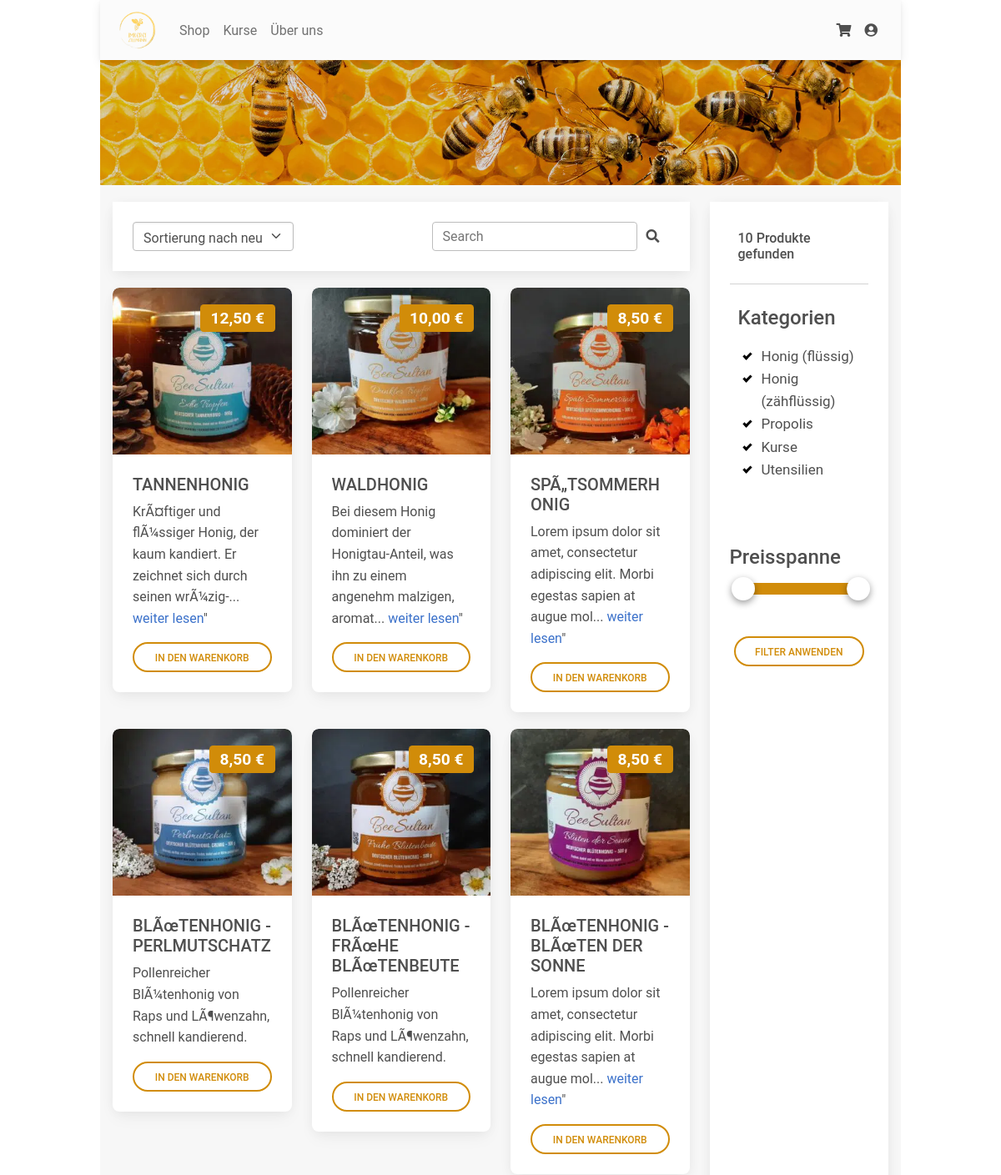
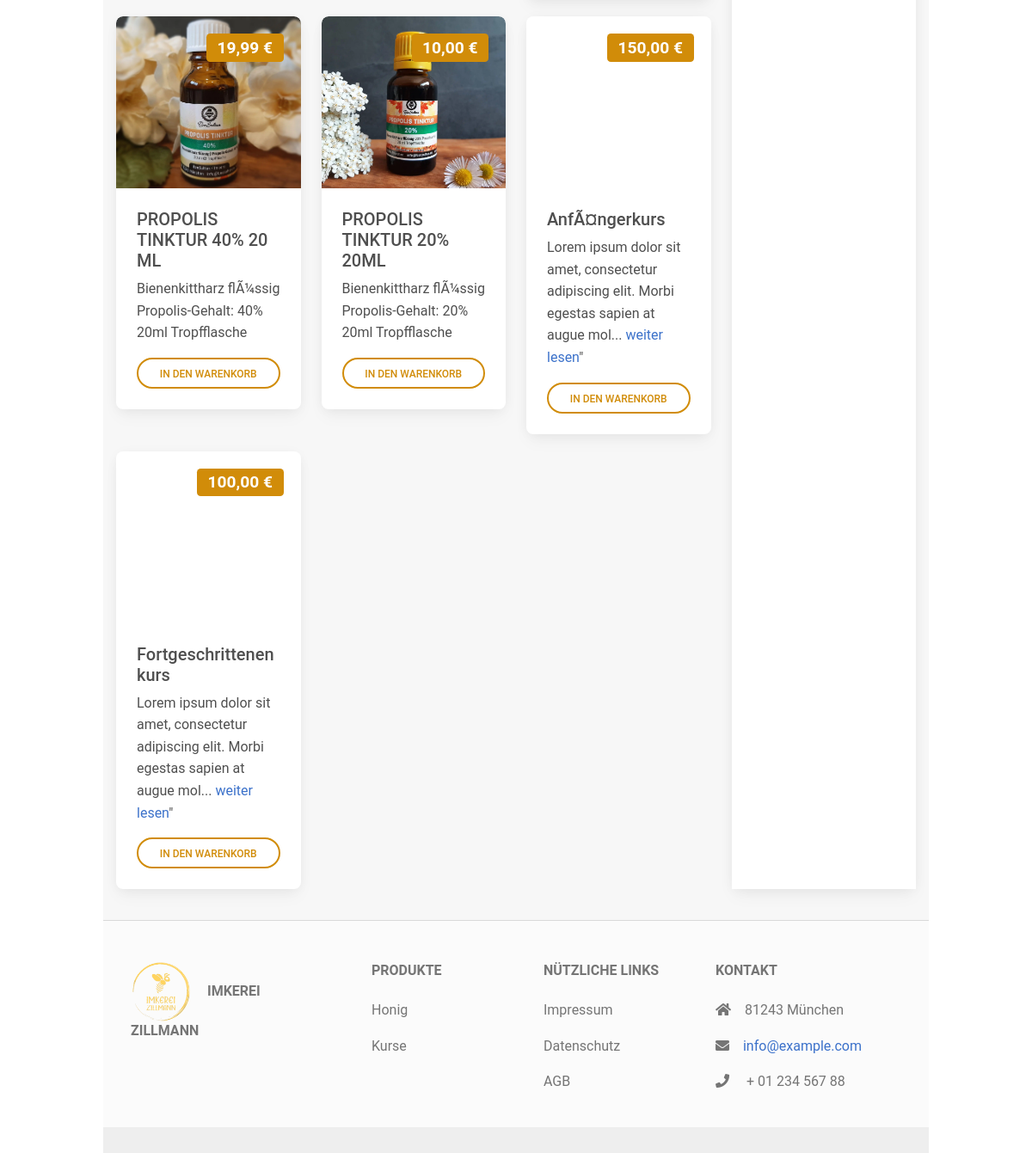
Page /shop on the committed database (2 pictures, top to bottom).
### tables this page shows
CREATE TABLE product (
          product_id INTEGER PRIMARY KEY,
          name VARCHAR(255),
          description VARCHAR(255),
          product_category_id INTEGER,
          quantity_g INTEGER,
          price REAL,
          amount_in_stock INTEGER,
          creation_timestamp TIMESTAMP NOT NULL DEFAULT CURRENT_TIMESTAMP,
          FOREIGN KEY(product_category_id) REFERENCES product_category(product_category_id)
        );

CREATE TABLE product_category (
          product_category_id INTEGER PRIMARY KEY,
          description VARCHAR(255)
        );

### app.py (the view)
@app.route('/shop')
def shop():
    order = request.args.get('orderBy', default="newest", type=str)  # newest, oldest, price_asc, price_desc
    search = request.args.get('search', default="", type=str)
    selected_categories = request.args.get('categories', default="", type=str)
    price = request.args.get('price', default="", type=str)
    highest_price = get_highest_product_price()
    min_value = 0
    max_value = highest_price
    if price != "":
        prices = price.split("+")
        min_value = int(prices[0])
        max_value = int(prices[1])
    silder_price_data = {
        "highest_price": highest_price,
        "min_value": min_value,
        "max_value": max_value,
        "min_value_percent": round(min_value / highest_price * 100),
        "max_value_percent": round(max_value / highest_price * 100)
    }
    products = get_products_filtered(order, min_value, max_value, selected_categories, search)
    categories = get_all_product_categories()
    return render_template("pages/shop.html", products=products, categories=categories, orderBy=order,
                           search=search, selected_categories=selected_categories, silder_price_data=silder_price_data)

### app.py (called while the page is built)
@app.template_filter()
def currency_format(value):
    value = float(value)
    value = round(value, 2)
    return "{:,.2f} €".format(value).replace(".", ",")

### database/_product.py (called while the page is built)
def get_highest_product_price():
    cur.execute("""
        SELECT MAX(price)
        From product;
    """)
    import math
    try:
        return math.ceil([row for row in cur][0][0])
    except:
        return 100

### database/_product_category.py (called while the page is built)
def get_all_product_categories() -> list:
    cur.execute("SELECT * FROM product_category")
    product_category_list = []
    for row in cur:
        product_category_list.append(dict(zip([c[0] for c in cur.description], row)))
    return product_category_list

### templates/pages/shop.html (shortened to what this page needs)
{% extends "layout.html" %}
{% block body %}
<div style="margin: 0px">
    <div class="page-container">
        <div class="row">
            <div class="col-md">
                <div class="card" style="margin-bottom: 20px; margin-top: 20px; border-radius: 0">
                    <div class="card-body">
                        <div class="d-flex justify-content-between">
                            <select class="form-select" id="selectOrderBy" onchange="onOrderChange()" style="width: 30%; height: 35px">
                                <option value="newest" selected>Sortierung nach neuste</option>
                            </select>
                            <form class="d-flex input-group w-auto">
                                <input
                                    id="textbox_search"
                                    type="search"
                                    class="form-control rounded"
                                    placeholder="Search"
                                    aria-label="Search"
                                    aria-describedby="search-addon"
                                    />
                                <span class="input-group-text border-0" id="search-addon">
                                <i class="fas fa-search"
                                   onclick="onSearch()">
                                </i>
                                </span>
                            </form>
                        </div>
                    </div>
                </div>
                <div class="row">
                    {% for p in products %}
                    <div class="col-xl-4 col-md-6">
                        <div class="card" style="margin-bottom: 20px; min-height: 430px">
                            <div class="bg-image hover-overlay ripple" data-mdb-ripple-color="light">
                                <div class='p-5 text-center bg-image' style="background-image: url('./static/img/{{ p["product_id"] }}.webp'); height: 200px"/>
                                <div style='position:absolute; top: 0; right: 0; margin: 20px'>
                                    <span id="price_badge_{{ p['product_id'] }}" class='badge' style='background-color: #d18c09; float: right; font-size:larger'>{{ p["price"] | currency_format }}</span>
                                </div>
                            </div>
                        </div>
                        <div class="card-body">
                            <h5 class="card-title">{{ p["name"] }}</h5>
                            <p class="card-text">
                                {% if p["description"]|length > 90 %}
                                {{ p["description"][:90] }}... <a href="/product?id={{ p['product_id'] }}">weiter lesen</a>"
                                {% else %}
                                {{ p["description"] }}
                                {% endif %}
                            </p>
                            <a class='btn btn-outline-primary btn-rounded custom-outlined-button'
                               onclick="addProductToCart({{ p['product_id'] }}, '{{ p['name'] }}', 1)">
                                In den Warenkorb
                            </a>
                        </div>
                    </div>
                </div>
                {% endfor %}
        <div class="col-lg-3">
            <div style="height: 100%; padding-bottom: 20px; padding-top: 20px">
                <div class="card" style="height: 100%; border-radius: 0">
                    <div class="card-body">
                        <h6 style="padding: 10px">{{ products|length }} Produkte gefunden</h6>
                        <hr/>
                        <h4 style="padding: 10px">Kategorien</h4>
                        <div style="padding-left: 10px; padding-right: 10px">
                            {% for cat in categories %}
                                <label class="checkbox-container">
                                    {{ cat["description"] }}
                                    <span class="checkmark"></span>
                                </label>
                            {% endfor %}
                        </div>
                        <br/>
                        <br/>
                        {% include 'elements/multislider.html' %}
                        <div style="padding-left: 5px; padding-right: 5px">
                            <a class='btn btn-outline-primary btn-rounded custom-outlined-button'
                               onclick="applyFilters()"
                               style='margin-top: 50px'>
                                Filter anwenden
                            </a>
                        </div>
                    </div>
                </div>
            </div>
        </div>
{% endblock %}

### static/mdb5-free-standard/css/checkbox.css (style rules this page uses)
.checkbox-container { display: block; position: relative; padding-left: 28px; cursor: pointer; font-size: 17px; -webkit-user-select: none; -moz-user-select: none; -ms-user-select: none; user-select: none; }
.checkmark { position: absolute; top: 2px; left: 0; height: 20px; width: 20px; }
.checkmark:after { content: ""; position: absolute; display: none; }
.checkbox-container input:checked ~ .checkmark:after { display: block; }
.checkbox-container .checkmark:after { left: 8px; top: 5px; width: 6px; height: 10px; border: solid black; border-width: 0 3px 3px 0; -webkit-transform: rotate(45deg); -ms-transform: rotate(45deg); transform: rotate(45deg); }

### static/mdb5-free-standard/css/styles.css (style rules this page uses)
.page-container { padding: 0 15px 0 15px }
.custom-outlined-button { display: block; border-color: #d18c09; color: #d18c09 }

### rows in the picture
product: shows a picture, price "12,50 €", name "TANNENHONIG", description "KrÃ¤ftiger und flÃ¼ssiger Honig, der kaum kandiert. Er zeichnet sich durch seinen wrÃ¼zig-"
product: shows a picture, price "10,00 €", name "WALDHONIG", description "Bei diesem Honig dominiert der Honigtau-Anteil, was ihn zu einem angenehm malzigen, aromat"
product: shows a picture, price "8,50 €", name "SPÃ„TSOMMERHONIG", description "Lorem ipsum dolor sit amet, consectetur adipiscing elit. Morbi egestas sapien at augue mol"
product: shows a picture, price "8,50 €", name "BLÃœTENHONIG - PERLMUTSCHATZ", description "Pollenreicher BlÃ¼tenhonig von Raps und LÃ¶wenzahn, schnell kandierend."
product: shows a picture, price "8,50 €", name "BLÃœTENHONIG - FRÃœHE BLÃœTENBEUTE", description "Pollenreicher BlÃ¼tenhonig von Raps und LÃ¶wenzahn, schnell kandierend."
product: shows a picture, price "8,50 €", name "BLÃœTENHONIG - BLÃœTEN DER SONNE", description "Lorem ipsum dolor sit amet, consectetur adipiscing elit. Morbi egestas sapien at augue mol"
product: shows a picture, price "19,99 €", name "PROPOLIS TINKTUR 40% 20 ML", description "Bienenkittharz flÃ¼ssig Propolis-Gehalt: 40% 20ml Tropfflasche"
product: shows a picture, price "10,00 €", name "PROPOLIS TINKTUR 20% 20ML", description "Bienenkittharz flÃ¼ssig Propolis-Gehalt: 20% 20ml Tropfflasche"
product: price "150,00 €", name "AnfÃ¤ngerkurs", description "Lorem ipsum dolor sit amet, consectetur adipiscing elit. Morbi egestas sapien at augue mol"
product: price "100,00 €", name "Fortgeschrittenenkurs", description "Lorem ipsum dolor sit amet, consectetur adipiscing elit. Morbi egestas sapien at augue mol"
product_category: description "Honig (flüssig)"
product_category: description "Honig (zähflüssig)"
product_category: description "Propolis"
product_category: description "Kurse"
product_category: description "Utensilien"

### other values in the picture
{{ products|length }} "10"
